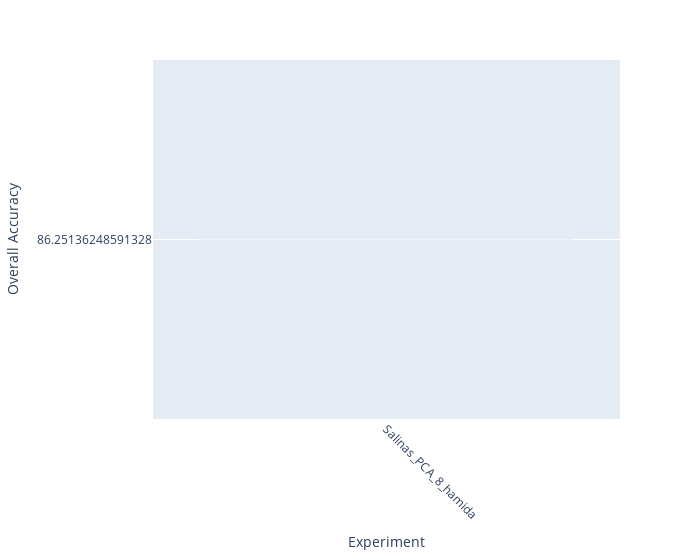

The notebook cell this image was saved under:
### Code cell
arr = np.array([[exp, dict_results[exp]['Accuracy'][0]] for exp in dict_results])
sorted_data = arr[np.argsort(arr[:, 1])]


fig = px.bar({'Overall Accuracy':[data[1] for data in sorted_data],
              'Experiment': [data[0] for data in sorted_data]}, x='Experiment', y='Overall Accuracy',
              width=700)
fig.update_xaxes(tickangle=45)
fig.show()

### Figure 1 — Plotly figure (JSON) as saved in the notebook; plotly's stock layout.template omitted (floating-point values rounded to 4 significant figures)
{"data": [{"alignmentgroup": "True", "hovertemplate": "Experiment=%{x}<br>Overall Accuracy=%{y}<extra></extra>", "legendgroup": "", "marker": {"color": "#636efa", "pattern": {"shape": ""}}, "name": "", "offsetgroup": "", "orientation": "v", "showlegend": false, "textposition": "auto", "type": "bar", "x": ["Salinas_PCA_8_hamida"], "xaxis": "x", "y": ["86.25136248591328"], "yaxis": "y"}], "layout": {"barmode": "relative", "legend": {"tracegroupgap": 0}, "margin": {"t": 60}, "width": 700, "xaxis": {"anchor": "y", "domain": [0, 1], "tickangle": 45, "title": {"text": "Experiment"}}, "yaxis": {"anchor": "x", "domain": [0, 1], "title": {"text": "Overall Accuracy"}}}}
